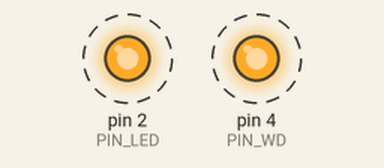
Recording of a sketch running on a simulated Arduino Uno, built with avr-gcc and run on an emulated ATmega328P. Parts: output pins drawn as LEDs (lit = HIGH). Dashed ring = blinking. What the sketch prints to the serial monitor is not drawn.

Above: at 0.5 s.
Timing chart, 0 to 4.6 s (numbered marks = the images above):
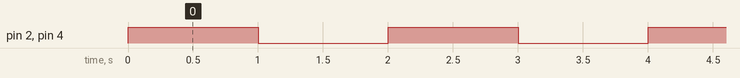

The sketch:

LTika.ino
```cpp
const int PIN_LED = 2;
const int PIN_WD  = 4;

void setup() {

  pinMode(PIN_LED, OUTPUT);
  pinMode(PIN_WD, OUTPUT);

  Serial.begin(9600);
  Serial.println( "start" );
}

void loop()
 {

  digitalWrite(PIN_LED, HIGH);
  digitalWrite(PIN_WD, HIGH);
  delay(1000);
  digitalWrite(PIN_LED, LOW);
  digitalWrite(PIN_WD, LOW);
  delay(1000);
}
```

Measured:
- by itself, pin 2 (PIN_LED), pin 4 (PIN_WD): alternates HIGH for 1.0 s and LOW for 1.0 s
